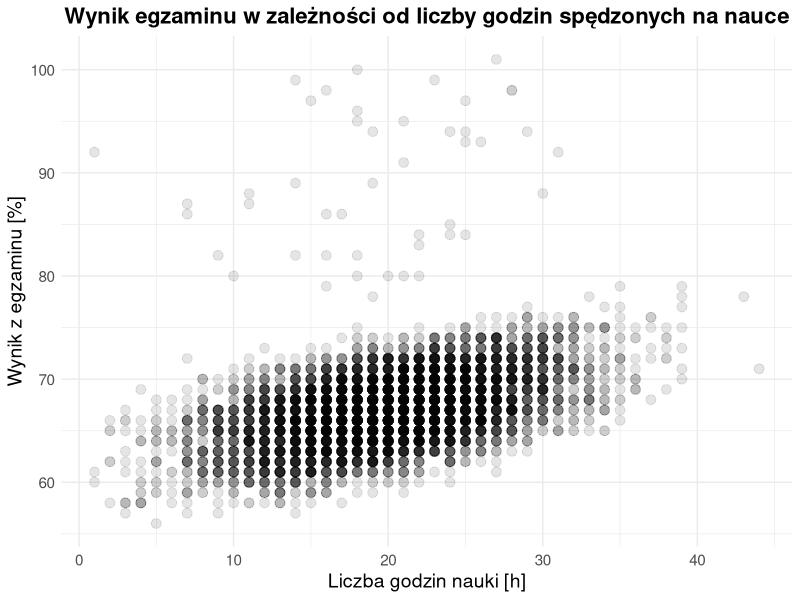
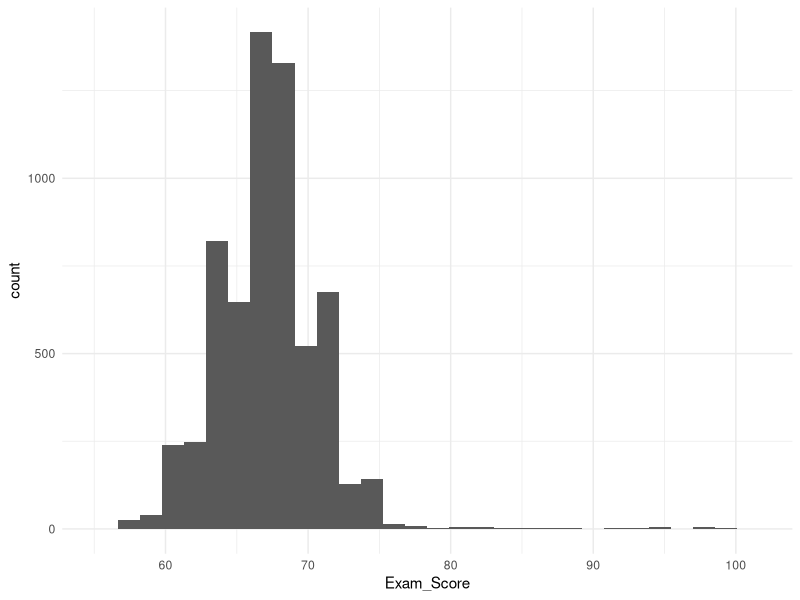

Generate these figures, in order, with R:
library(tidyverse)

dane <- read_csv("czynniki.csv")

# Należy najpierw zawrzeć przekodowanie zmiennych

dane$Parental_Involvement <- ifelse(dane$Parental_Involvement == "Low", 1,
                                    ifelse(dane$Parental_Involvement == "Medium", 2, 3))
dane$Parental_Involvement <- factor(dane$Parental_Involvement, levels = c(1, 2, 3),
                                    labels = c("Low", "Medium", "High"), ordered = TRUE)

dane$Access_to_Resources <- ifelse(dane$Access_to_Resources == "Low", 1,
                                   ifelse(dane$Access_to_Resources == "Medium", 2, 3))
dane$Access_to_Resources <- factor(dane$Access_to_Resources, levels = c(1, 2, 3),
                                   labels = c("Low", "Medium", "High"), ordered = TRUE)

dane$Extracurricular_Activities <- ifelse(dane$Extracurricular_Activities == "No", 0, 1)
dane$Extracurricular_Activities <- factor(dane$Extracurricular_Activities, levels = c(0, 1),
                                          labels = c("No", "Yes"))

dane$Motivation_Level <- ifelse(dane$Motivation_Level == "Low", 1,
                                ifelse(dane$Motivation_Level == "Medium", 2, 3))
dane$Motivation_Level <- factor(dane$Motivation_Level, levels = c(1, 2, 3),
                                labels = c("Low", "Medium", "High"), ordered = TRUE)

dane$Internet_Access <- ifelse(dane$Internet_Access == "No", 0, 1)
dane$Internet_Access <- factor(dane$Internet_Access, levels = c(0, 1), labels = c("No", "Yes"))

dane$Family_Income <- ifelse(is.na(dane$Family_Income), NA,
                             ifelse(dane$Family_Income == "Low", 1,
                                    ifelse(dane$Family_Income == "Medium", 2, 3)))
dane$Family_Income <- factor(dane$Family_Income, levels = c(1, 2, 3),
                             labels = c("Low", "Medium", "High"), ordered = TRUE)

dane$Teacher_Quality <- ifelse(is.na(dane$Teacher_Quality), NA,
                               ifelse(dane$Teacher_Quality == "Low", 1,
                                      ifelse(dane$Teacher_Quality == "Medium", 2, 3)))
dane$Teacher_Quality <- factor(dane$Teacher_Quality, levels = c(1, 2, 3),
                               labels = c("Low", "Medium", "High"), ordered = TRUE)

dane$School_Type <- ifelse(dane$School_Type == "Public", 1, 2)
dane$School_Type <- factor(dane$School_Type, levels = c(1, 2), labels = c("Public", "Private"))

dane$Peer_Influence <- ifelse(dane$Peer_Influence == "Negative", 1,
                              ifelse(dane$Peer_Influence == "Neutral", 2, 3))
dane$Peer_Influence <- factor(dane$Peer_Influence, levels = c(1, 2, 3),
                              labels = c("Negative", "Neutral", "Positive"), ordered = TRUE)

dane$Learning_Disabilities <- ifelse(dane$Learning_Disabilities == "No", 0, 1)
dane$Learning_Disabilities <- factor(dane$Learning_Disabilities, levels = c(0, 1),
                                     labels = c("No", "Yes"))

dane$Parental_Education_Level <- ifelse(is.na(dane$Parental_Education_Level), NA,
                                        ifelse(dane$Parental_Education_Level == "High School", 1,
                                               ifelse(dane$Parental_Education_Level == "College", 2, 3)))
dane$Parental_Education_Level <- factor(dane$Parental_Education_Level, levels = c(1, 2, 3),
                                        labels = c("High School", "College", "Postgraduate"),
                                        ordered = TRUE)

dane$Distance_from_Home <- ifelse(is.na(dane$Distance_from_Home), NA,
                                  ifelse(dane$Distance_from_Home == "Far", 1,
                                         ifelse(dane$Distance_from_Home == "Moderate", 2, 3)))
dane$Distance_from_Home <- factor(dane$Distance_from_Home, levels = c(1, 2, 3),
                                  labels = c("Far", "Moderate", "Near"), ordered = TRUE)

dane$Gender <- ifelse(dane$Gender == "Female", 1, 2)
dane$Gender <- factor(dane$Gender, levels = c(1, 2), labels = c("Female", "Male"))


my_theme <- theme_minimal() +
  theme(plot.title = element_text(face = "bold", size = 16, hjust = 0.5),
        axis.title = element_text(size = 14),
        axis.text = element_text(size = 11))

ggplot(dane, aes(x = Hours_Studied, y = Exam_Score)) +
  geom_point(size = 3, alpha = 0.1, colour = "black") +
  labs(title = "Wynik egzaminu w zależności od liczby godzin spędzonych na nauce",
       x = "Liczba godzin nauki [h]",
       y = "Wynik z egzaminu [%]") +
  my_theme

ggplot(dane, aes(x = Exam_Score)) +
  geom_histogram() +
  theme_minimal()
